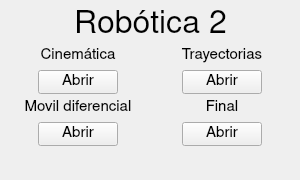
<?xml version="1.0" encoding="UTF-8"?>
<ui version="4.0">
 <class>MainWindow</class>
 <widget class="QMainWindow" name="MainWindow">
  <property name="geometry">
   <rect>
    <x>0</x>
    <y>0</y>
    <width>300</width>
    <height>180</height>
   </rect>
  </property>
  <property name="minimumSize">
   <size>
    <width>300</width>
    <height>180</height>
   </size>
  </property>
  <property name="maximumSize">
   <size>
    <width>300</width>
    <height>180</height>
   </size>
  </property>
  <property name="font">
   <font>
    <family>Nimbus Sans L</family>
    <pointsize>11</pointsize>
   </font>
  </property>
  <property name="windowTitle">
   <string>Robótica 2</string>
  </property>
  <widget class="QWidget" name="centralwidget">
   <layout class="QVBoxLayout" name="verticalLayout_5">
    <item>
     <layout class="QHBoxLayout" name="horizontalLayout">
      <item>
       <spacer name="horizontalSpacer">
        <property name="orientation">
         <enum>Qt::Horizontal</enum>
        </property>
        <property name="sizeHint" stdset="0">
         <size>
          <width>40</width>
          <height>20</height>
         </size>
        </property>
       </spacer>
      </item>
      <item>
       <widget class="QLabel" name="label">
        <property name="font">
         <font>
          <pointsize>24</pointsize>
         </font>
        </property>
        <property name="text">
         <string>Robótica 2</string>
        </property>
        <property name="alignment">
         <set>Qt::AlignCenter</set>
        </property>
       </widget>
      </item>
      <item>
       <spacer name="horizontalSpacer_2">
        <property name="orientation">
         <enum>Qt::Horizontal</enum>
        </property>
        <property name="sizeHint" stdset="0">
         <size>
          <width>40</width>
          <height>20</height>
         </size>
        </property>
       </spacer>
      </item>
     </layout>
    </item>
    <item>
     <layout class="QGridLayout" name="gridLayout">
      <item row="0" column="1">
       <layout class="QVBoxLayout" name="verticalLayout_2">
        <item>
         <widget class="QLabel" name="label_3">
          <property name="text">
           <string>Trayectorias</string>
          </property>
          <property name="alignment">
           <set>Qt::AlignCenter</set>
          </property>
         </widget>
        </item>
        <item>
         <layout class="QHBoxLayout" name="horizontalLayout_3">
          <item>
           <spacer name="horizontalSpacer_5">
            <property name="orientation">
             <enum>Qt::Horizontal</enum>
            </property>
            <property name="sizeHint" stdset="0">
             <size>
              <width>40</width>
              <height>20</height>
             </size>
            </property>
           </spacer>
          </item>
          <item>
           <widget class="QPushButton" name="pushButtonTrayectorias">
            <property name="text">
             <string>Abrir</string>
            </property>
           </widget>
          </item>
          <item>
           <spacer name="horizontalSpacer_6">
            <property name="orientation">
             <enum>Qt::Horizontal</enum>
            </property>
            <property name="sizeHint" stdset="0">
             <size>
              <width>40</width>
              <height>20</height>
             </size>
            </property>
           </spacer>
          </item>
         </layout>
        </item>
       </layout>
      </item>
      <item row="0" column="0">
       <layout class="QVBoxLayout" name="verticalLayout">
        <item>
         <widget class="QLabel" name="label_2">
          <property name="text">
           <string>Cinemática</string>
          </property>
          <property name="alignment">
           <set>Qt::AlignCenter</set>
          </property>
         </widget>
        </item>
        <item>
         <layout class="QHBoxLayout" name="horizontalLayout_2">
          <item>
           <spacer name="horizontalSpacer_3">
            <property name="orientation">
             <enum>Qt::Horizontal</enum>
            </property>
            <property name="sizeHint" stdset="0">
             <size>
              <width>40</width>
              <height>20</height>
             </size>
            </property>
           </spacer>
          </item>
          <item>
           <widget class="QPushButton" name="pushButtonCinematica">
            <property name="text">
             <string>Abrir</string>
            </property>
           </widget>
          </item>
          <item>
           <spacer name="horizontalSpacer_4">
            <property name="orientation">
             <enum>Qt::Horizontal</enum>
            </property>
            <property name="sizeHint" stdset="0">
             <size>
              <width>40</width>
              <height>20</height>
             </size>
            </property>
           </spacer>
          </item>
         </layout>
        </item>
       </layout>
      </item>
      <item row="1" column="0">
       <layout class="QVBoxLayout" name="verticalLayout_3">
        <item>
         <widget class="QLabel" name="label_4">
          <property name="text">
           <string>Movil diferencial</string>
          </property>
          <property name="alignment">
           <set>Qt::AlignCenter</set>
          </property>
         </widget>
        </item>
        <item>
         <layout class="QHBoxLayout" name="horizontalLayout_4">
          <item>
           <spacer name="horizontalSpacer_7">
            <property name="orientation">
             <enum>Qt::Horizontal</enum>
            </property>
            <property name="sizeHint" stdset="0">
             <size>
              <width>40</width>
              <height>20</height>
             </size>
            </property>
           </spacer>
          </item>
          <item>
           <widget class="QPushButton" name="pushButtonMovil">
            <property name="text">
             <string>Abrir</string>
            </property>
           </widget>
          </item>
          <item>
           <spacer name="horizontalSpacer_8">
            <property name="orientation">
             <enum>Qt::Horizontal</enum>
            </property>
            <property name="sizeHint" stdset="0">
             <size>
              <width>40</width>
              <height>20</height>
             </size>
            </property>
           </spacer>
          </item>
         </layout>
        </item>
       </layout>
      </item>
      <item row="1" column="1">
       <layout class="QVBoxLayout" name="verticalLayout_4">
        <item>
         <widget class="QLabel" name="label_5">
          <property name="text">
           <string>Final</string>
          </property>
          <property name="alignment">
           <set>Qt::AlignCenter</set>
          </property>
         </widget>
        </item>
        <item>
         <layout class="QHBoxLayout" name="horizontalLayout_5">
          <item>
           <spacer name="horizontalSpacer_9">
            <property name="orientation">
             <enum>Qt::Horizontal</enum>
            </property>
            <property name="sizeHint" stdset="0">
             <size>
              <width>40</width>
              <height>20</height>
             </size>
            </property>
           </spacer>
          </item>
          <item>
           <widget class="QPushButton" name="pushButtonFinal">
            <property name="text">
             <string>Abrir</string>
            </property>
           </widget>
          </item>
          <item>
           <spacer name="horizontalSpacer_10">
            <property name="orientation">
             <enum>Qt::Horizontal</enum>
            </property>
            <property name="sizeHint" stdset="0">
             <size>
              <width>40</width>
              <height>20</height>
             </size>
            </property>
           </spacer>
          </item>
         </layout>
        </item>
       </layout>
      </item>
     </layout>
    </item>
    <item>
     <spacer name="verticalSpacer">
      <property name="orientation">
       <enum>Qt::Vertical</enum>
      </property>
      <property name="sizeHint" stdset="0">
       <size>
        <width>20</width>
        <height>40</height>
       </size>
      </property>
     </spacer>
    </item>
   </layout>
  </widget>
  <action name="actionAcerca_de">
   <property name="text">
    <string>Acerca de</string>
   </property>
  </action>
  <action name="actionSalir">
   <property name="text">
    <string>Salir</string>
   </property>
  </action>
 </widget>
 <resources/>
 <connections/>
</ui>
